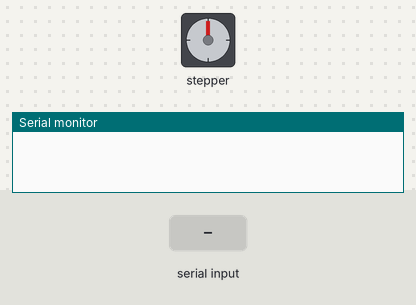
This sketch was run on a simulated Arduino Uno, built with avr-gcc and run on an emulated ATmega328P. Parts: stepper motor, the last lines printed to the serial monitor. Wiring (inferred from the names in the program): stepper motor driver (200 steps per turn assumed): step pin 2; direction pin 3. The inputs (shaded band) are chosen by the test bench.

Above: at 1.2 s.
1.3 s: "90,45\n" received over Serial
At 32.9 s:
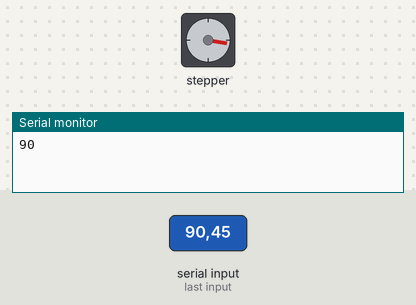
Timing chart, 0 to 33.2 s (numbered marks = the images above; inputs shaded):
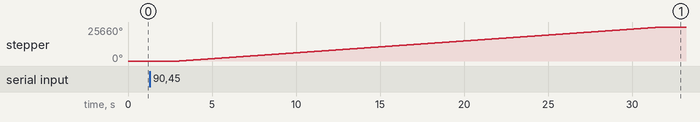

The sketch:

Capstone_p3.ino
```cpp
//capstone 2021/2022

#include <SoftwareSerial.h>

//define pin numbers for steps and direction
const int stpPin=2; //digital pin 2
const int dirPin=3; //digital pin 3


String incomingByte;
float separation;
int i=0;

//stage displacement (mm)
int initpos=26; //input initial position
int desiredpos; //input desired position

//no. motor rotations
float inita1;
float desireda1;
float inita;
float desireda;
float deltaa; //number rotations required

//number of steps
float nostep;


void setup() {
  //Serial.begin(9600);

  //define the pins as outputs
  pinMode (stpPin,OUTPUT);
  pinMode (dirPin,OUTPUT);

  Serial.begin(9600);

}

void loop() {

  initpos=initpos;
  if(Serial.available() > 0){
    while (Serial.available() > 0)  //See if data is there
    {
      incomingByte= Serial.readString();  //Read a byte
      delay(50);
      desiredpos=incomingByte.toInt();
      Serial.println(desiredpos);
    }

  inita1=pow(initpos, 2.8207796311);
  inita=0.0001878373*inita1;
  desireda1=pow(desiredpos, 2.8207796311);
  desireda=0.0001878373*desireda1;

 //inita=(0.0088*(pow(initpos, 2)))-(0.3675*initpos)+3.9582; //calc init no. step using formula
  inita=(0.0088*(pow(initpos, 2)))-(0.3675*desiredpos)+3.9582;
  desireda=(0.0088*(pow(desiredpos, 2)))-(0.3675*desiredpos)+3.9582; //calc desired no. step using formula

  deltaa=desireda-inita;
  nostep=abs(deltaa)*200;

  //set direction
  if (deltaa >= 0) {
   digitalWrite(dirPin,HIGH); //raise stage
  }
  else {
    digitalWrite(dirPin,LOW); //lower stage
  }

  //for one full rotation - 200 steps/pulses (1.8 deg step angle)
  for(int x=0; x < nostep; x++) {
    digitalWrite(stpPin,HIGH);
    //speed of motor depends on delay time)
    delayMicroseconds(1000);
    digitalWrite(stpPin,LOW);
    delayMicroseconds(1000);
  }
 }
 initpos=desiredpos;
 delay(1000);

//after execution unplug the power supply

}
```

Measured:
- after the input at 1.3 s, stepper: turns 25660° clockwise in 28.7 s, starting after 1.8 s
